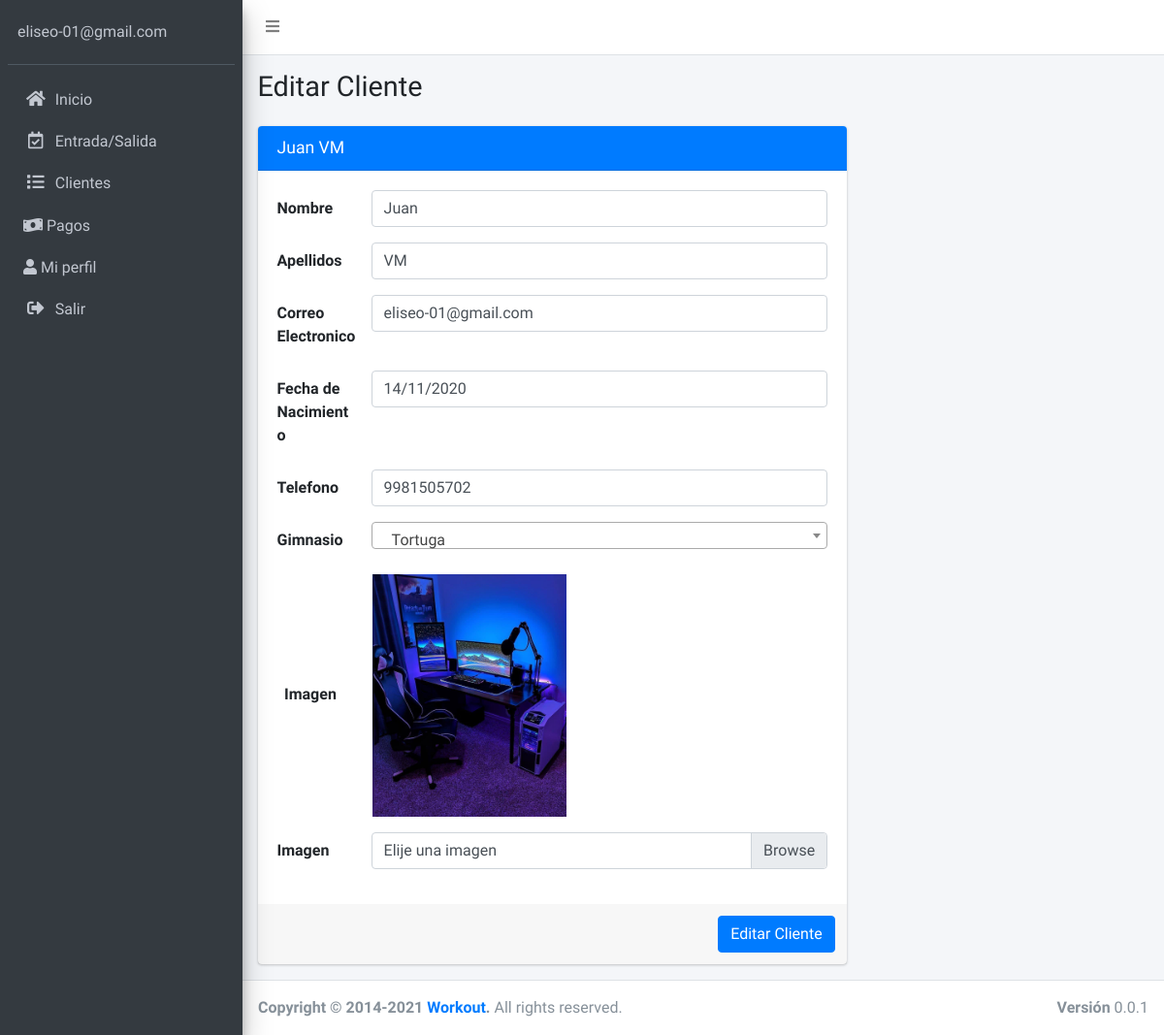
Before: /admin/pages/editar-cliente.php?id=21 (signed in) with the older database file.
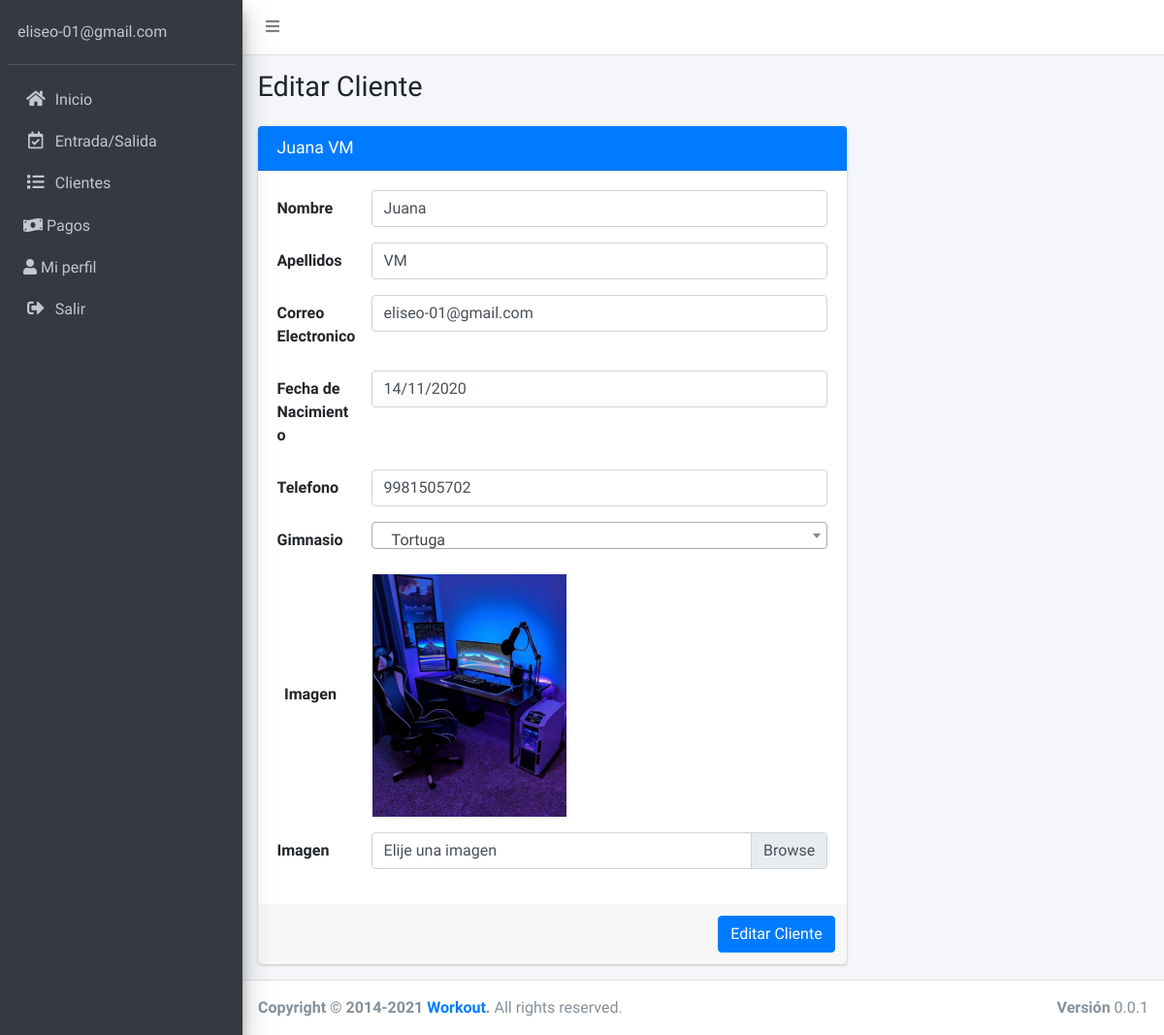
After: the same page with the newer database file.
### tables this page shows
CREATE TABLE `cliente` (
  `id_cliente` int(11) NOT NULL,
  `nombre_cliente` varchar(60) NOT NULL,
  `apellido_cliente` varchar(60) NOT NULL,
  `email_cliente` varchar(60) NOT NULL,
  `fecha_nacimiento_cliente` date NOT NULL,
  `telefono_cliente` varchar(15) NOT NULL,
  `gimnasio_cliente` int(11) NOT NULL,
  `url_imagen_cliente` varchar(100) NOT NULL,
  `fecha_creacion_cliente` date DEFAULT NULL
);

### admin/pages/editar-cliente.php (the view, shortened to what the changed rows need)
<?php
$id = $_GET['id'];
include 'funciones/funciones.php';
include 'templates/header.php';
include 'templates/barra-superior.php';
?>
  <div class="content-wrapper">
    <section class="content-header">
        <div class="container-fluid">
            <div class="row mb-2">
                <div class="col-sm-6">
                    <h1>Editar Cliente</h1>
                      <?php
                      $sql = "SELECT * FROM cliente WHERE id_cliente = $id ";
                      $resultado = $conn->query($sql);
                      $cliente = $resultado->fetch_assoc();
                      ?>
                </div>
            </div>
        </div>
    </section>
    <section class="content">
        <div class="container-fluid">
            <div class="row">
                <div class="col-md-8">
                    <div class="card card-primary">
                      <div class="card-header">
                        <h3 class="card-title"><?php echo $cliente['nombre_cliente'] . " " . $cliente['apellido_cliente']; ?></h3>
                      </div>
                      <form name="guardar-registro-archivo" id="guardar-registro-archivo" method="POST" action="modelo-cliente.php" enctype="multipart/form-data" data-aos="fade">
                        <div class="card-body">
                          <div class="form-group row">
                            <div class="col-sm-10">
                            <input type="text" class="form-control" id="nombre" name="nombre" value="<?php echo $cliente['nombre_cliente']; ?>">
                            </div>
                          </div>
                          <div class="form-group row">
                            <div class="col-sm-10">
                            <input type="text" class="form-control" id="apellido" name="apellido" value="<?php echo $cliente['apellido_cliente']; ?>">
                            </div>
                          </div>
                          <div class="form-group row">
                            <div class="col-sm-10">
                            <input type="email" class="form-control" id="email" name="email" value="<?php echo $cliente['email_cliente']; ?>">
                            </div>
                          </div>
                          <div class="form-group row">
                            <?php
                            $fecha = $cliente['fecha_nacimiento_cliente'];
                            $fecha = str_replace('-', '/', $fecha);
                            $fecha_formateada = date('d-m-Y', strtotime($fecha));
                            ?>
                            <div class="col-sm-10 input-group date" id="fecha" data-target-input="nearest">
                            <input type="text" name="fecha" id="fecha" class="form-control datetimepicker-input" data-toggle="datetimepicker" placeholder="dd/mm/aa" data-target="#fecha" data-toggle="datetimepicker" value="<?php echo $fecha_formateada; ?>">
                            </div>
                          </div>
                          <div class="form-group row">
                            <div class="col-sm-10">
                            <input type="text" class="form-control" id="telefono" name="telefono" value="<?php echo $cliente['telefono_cliente']; ?>">
                            </div>
                          </div>
                          <div class="form-group">
                            <label for="apellido_invitado" class="col-sm-2 col-form-label">Imagen</label>
                            <img src="../dist/img/clientes/<?php echo $cliente['url_imagen_cliente']; ?>" width="200">
                          </div>
                        </div>
                      </form>
                    </div>
                </div>
            </div>
        </div>
    </section>
  </div>
<?php
include 'templates/footer.php';
?>

Changed rows visible on the page:
changed cliente "VM": nombre_cliente "Juan" → "Juana"; nombre "Juan" → "Juana"
